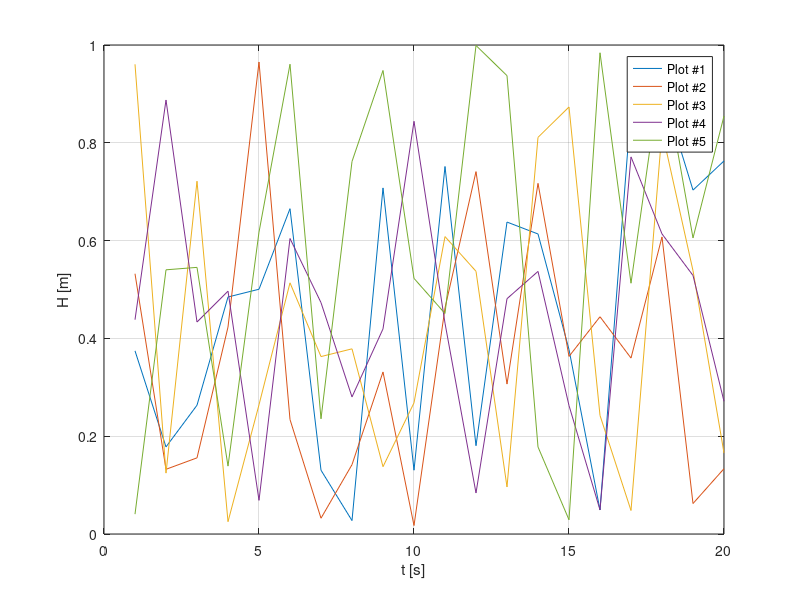

MATLAB code for this plot:
function testScript() 
  H = rand(5, 20);
  [rows, columns] = size(H);
  t = 1 : columns;
  % subplot(2,2,1)
  plot(t,H(1,:)) 
  grid on;
  xlabel('t [s]')
  ylabel('H [m]')
  legendText = {'Plot #1'};
  for k = 2 : rows
    % holds old plot for multi-line plots
    hold all
    plot(t,H(k,:));
    legendText{k} = sprintf('Plot #%d', k);
    legend(legendText);
    % drawnow; % Force screen refresh.
end